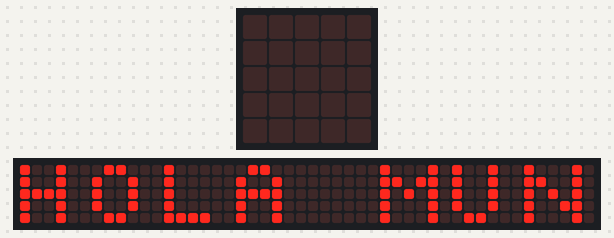
Recording of a program running on a simulated BBC micro:bit (MakeCode). Parts: the board's 5×5 LED display, a strip that is not on the board, showing the scrolling text unrolled. The 48×5 strip is a reading aid, not a part: it shows the text the display is scrolling, unrolled, one strip-width of it at a time. At 10.8 s the program stops and its outputs stay as they are.

Above: at 0.1 s.
At 1.3 s:
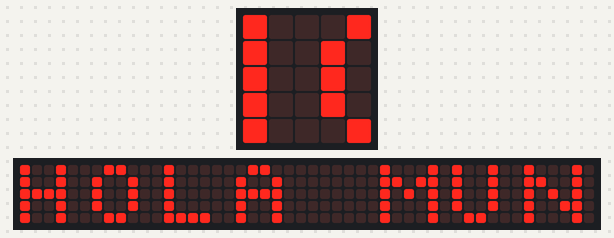
At 2.5 s:
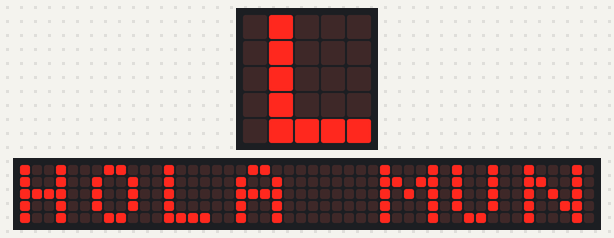
At 5.0 s:
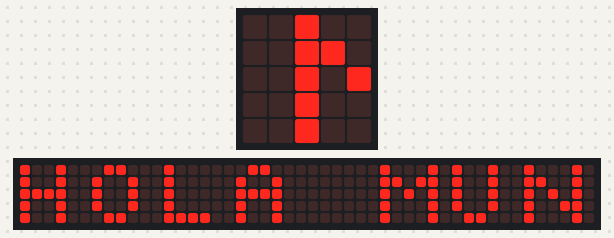
At 7.6 s:
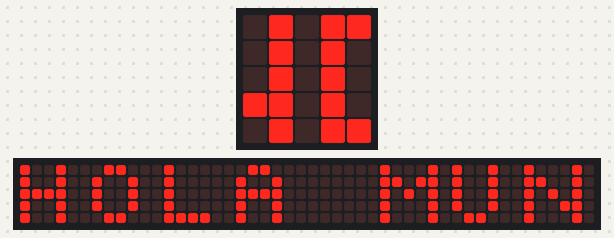
At 10.1 s:
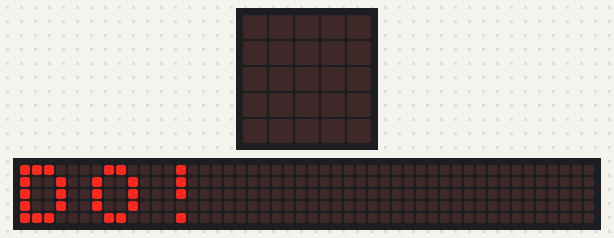

Measured:
- what the display in image 5 shows lasts 0.7 s, from 10.1 s to 10.8 s

The program:

01_Hola_mundo.py
```python
#PRACTICA 1
#Realiza un programa que muestre el saludo inicial "HOLA MUNDO" en el lenguaje de Python para Micro:bit.
#basic libreria para las funciones de la tarjeta microbit
#show_string("") desplaza un mensaje de texto

basic.show_string("HOLA MUNDO!")
```
